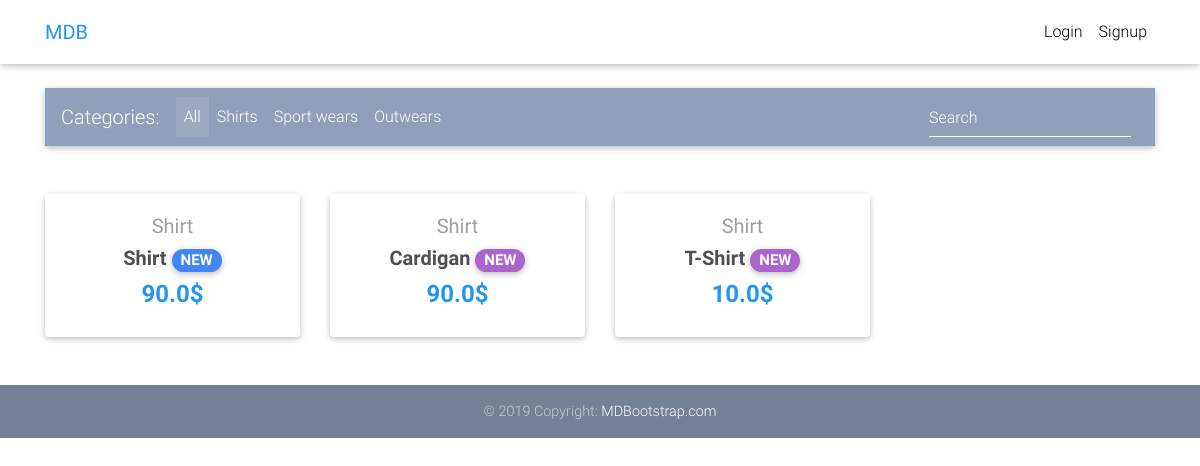
The page / on the database its author committed.
### core/models.py (models this page shows, shortened)
class Item(models.Model):
    title = models.CharField(max_length=100)
    price = models.FloatField()
    discount_price = models.FloatField(blank=True, null=True)
    category = models.CharField(choices=CATEGORY_CHOICES, max_length=2, default="S")
    label  = models.CharField(choices=LABEL_CHOICES, max_length=2, default="P")
    slug = models.SlugField()
    description = models.TextField()
    def get_absolute_url(self):
        return reverse("core:product", kwargs={"slug": self.slug })

### core/views.py (the view)
# urls.py: path('', HomeView.as_view(), name='home'),
class HomeView(ListView):
    model = Item
    paginate_by = 10
    template_name = "home.html"

### templates/home.html (shortened to what this page needs)
{% extends "base.html" %}
{% load cart_template_tags %}
{% block content %}
<main>
  <div class="container">
    <nav class="navbar navbar-expand-lg navbar-dark mdb-color lighten-3 mt-3 mb-5">
      <span class="navbar-brand">Categories:</span>
      <div class="collapse navbar-collapse" id="basicExampleNav">
        <ul class="navbar-nav mr-auto">
          <li class="nav-item active">
            <a class="nav-link" href="#">All
            </a>
          </li>
          <li class="nav-item">
            <a class="nav-link" href="#">Shirts</a>
          </li>
          <li class="nav-item">
            <a class="nav-link" href="#">Sport wears</a>
          </li>
          <li class="nav-item">
            <a class="nav-link" href="#">Outwears</a>
          </li>
        </ul>
        <form class="form-inline">
          <div class="md-form my-0">
            <input class="form-control mr-sm-2" type="text" placeholder="Search" aria-label="Search">
          </div>
        </form>
      </div>
    </nav>
    <section class="text-center mb-4">
      <div class="row wow fadeIn">
        {% for item in object_list %}
        <div class="col-lg-3 col-md-6 mb-4">
          <div class="card">
            <div class="card-body text-center">
              <a href="" class="grey-text">
                <h5>{{ item.get_category_display }}</h5>
              </a>
              <h5>
                <strong>
                  <a href="{{ item.get_absolute_url }}" class="dark-grey-text">{{ item.title }}
                    <span class="badge badge-pill {{ item.get_label_display }}-color">NEW</span>
                  </a>
                </strong>
              </h5>
              <h4 class="font-weight-bold blue-text">
                {% if item.discount_price %}
                <strong>{{ item.discount_price }}$</strong>
                {% else %}
                <strong>{{ item.price }}$</strong>
                {% endif %}
              </h4>
            </div>
          </div>
        </div>
        {% endfor %}
      </div>
    </section>
  </div>
</main>
<footer class="page-footer text-center font-small mt-4 wow fadeIn">
  <div class="footer-copyright py-3">
    © 2019 Copyright:
    <a href="https://mdbootstrap.com/education/bootstrap/" target="_blank"> MDBootstrap.com </a>
  </div>
</footer>
{% endblock content %}

### templates/base.html (style rules this page uses)
html, body, header, .carousel { height: 60vh; }

### rows shown on the page
Item: category "Shirt", title "Shirt", discount_price "90.0"
Item: category "Shirt", title "Cardigan", discount_price "90.0"
Item: category "Shirt", title "T-Shirt", discount_price "10.0"
